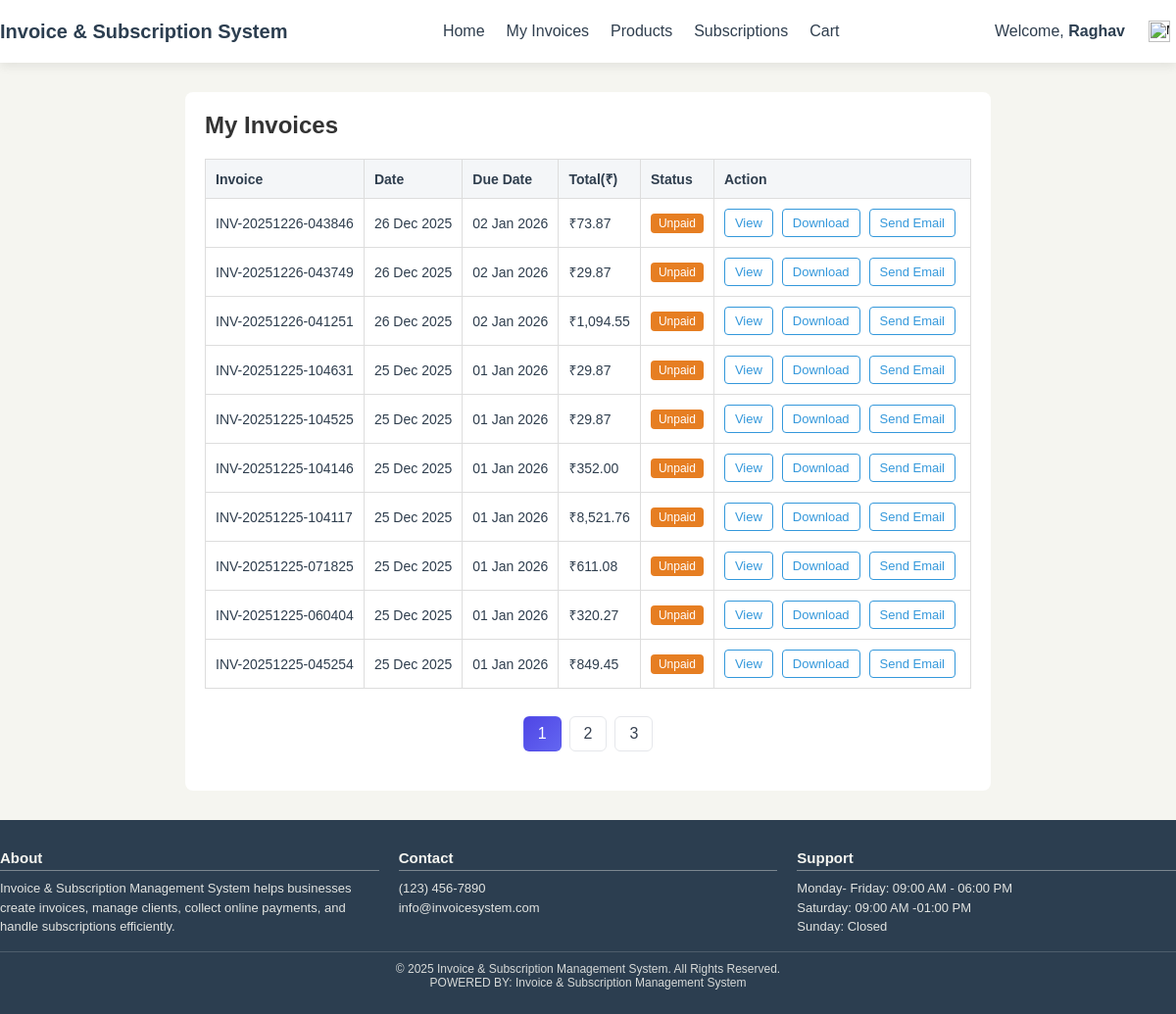
The app's page /my_invoices (signed in) with its own data.
### tables this page shows
CREATE TABLE `invoices` (
  `id` int NOT NULL,
  `created_by` int NOT NULL,
  `client_id` int NOT NULL,
  `invoice_number` varchar(50) NOT NULL,
  `invoice_date` date NOT NULL,
  `due_date` date NOT NULL,
  `subtotal` decimal(10,2) NOT NULL,
  `tax_type` enum('GST','NONE') DEFAULT 'GST',
  `tax_rate` decimal(5,2) DEFAULT '0.00',
  `tax_amount` decimal(10,2) DEFAULT '0.00',
  `discount` decimal(10,2) DEFAULT '0.00',
  `total_amount` decimal(10,2) NOT NULL,
  `status` enum('Unpaid','Sent','Paid','Overdue') NOT NULL DEFAULT 'Unpaid',
  `notes` text,
  `created_at` timestamp NULL DEFAULT CURRENT_TIMESTAMP,
  `updated_at` timestamp NULL DEFAULT CURRENT_TIMESTAMP ON UPDATE CURRENT_TIMESTAMP
);

### app/Controllers/InvoiceController.php (called while the page is built, shortened)
<?php
class InvoiceController
{
    private Invoice $invoiceModel;
    public function __construct()
    {
        $this->invoiceModel = new Invoice();
    }
    public function myInvoices()
    {
        $role   = Session::get('role');
        $currentPage = (int)($_GET['page'] ?? 1);
        $limit = 10;
        $offset = ($currentPage - 1) * $limit;
        $this->invoiceModel->updateOverdueStatuses();
        if ($role !== 'admin') {
            $allInvoices = $this->invoiceModel->getAllWithUsers();
        } else {
            $allInvoices = $this->invoiceModel->getAllInvoicesWithDetails();
        }
        $totalItems = count($allInvoices);
        $invoices = array_slice($allInvoices, $offset, $limit);
        $pagination = [
            'total'=> $totalItems,
            'per_page'=> $limit,
            'current_page'=> $currentPage,
            'total_pages'=> ceil($totalItems / $limit),
        ];
        require APP_ROOT . '/app/Views/user/my_invoices.php';
    }
}

### app/Core/Router.php (called while the page is built, shortened)
<?php
class Router
{
    private array $routes = [];
    public function get(string $path, array $handler)
    {
        $this->routes['GET'][$path] = $handler;
    }
    public function post(string $path, array $handler)
    {
        $this->routes['POST'][$path] = $handler;
    }
    public function dispatch()
    {
        $method = $_SERVER['REQUEST_METHOD'];
        $uri = parse_url($_SERVER['REQUEST_URI'], PHP_URL_PATH);
        [$controller, $action] = $this->routes[$method][$uri];
        call_user_func([new $controller, $action]);
    }
}

### public/index.php (called while the page is built, shortened)
<?php
require_once APP_ROOT . '/app/Core/Router.php';
require_once APP_ROOT . '/app/Core/Database.php';
require_once APP_ROOT . '/app/Controllers/CartController.php';
require_once APP_ROOT . '/app/Controllers/InvoiceController.php';
$router = new Router();
$router->get('/', [DashboardController::class, 'index']);
$router->get('/dashboard', [DashboardController::class, 'index']);
$router->get('/register', [AuthController::class, 'showRegister']);
$router->post('/register', [AuthController::class, 'register']);
$router->get('/login', [AuthController::class, 'showLogin']);
$router->post('/login', [AuthController::class, 'login']);
$router->get('/logout', [AuthController::class, 'logout']);
$router->get('/home', [ProductController::class, 'home']);
$router->get('/products', [ProductController::class, 'listProducts']);
$router->get('/dashboard/product', [ProductController::class, 'show']);
$router->get('/add-product', [ProductController::class, 'addProductForm']);
$router->post('/add-product', [ProductController::class, 'addProduct']);
$router->get('/dashboard/products/edit', [ProductController::class, 'editProductForm']);
$router->post('/dashboard/products/edit', [ProductController::class, 'updateProduct']);
$router->get('/dashboard/products/delete', [ProductController::class, 'deleteProduct']);
$router->get('/cart', [CartController::class, 'showCart']);
$router->post('/cart/add', [CartController::class, 'addItem']);
$router->post('/cart/update', [CartController::class, 'updateItem']);
$router->post('/cart/remove', [CartController::class, 'removeItem']);
$router->get('/cart/payment', [CartController::class, 'showPaymentPage']);
$router->post('/cart/payment/process', [CartController::class, 'processPayment']);
$router-> get('/invoice/show',[InvoiceController::class,'show']);
$router-> post('/invoice/create',[InvoiceController::class,'create']);
$router->get('/my_invoices', [InvoiceController::class, 'myInvoices']);
$router->get('/track_invoices', [InvoiceController::class, 'trackInvoices']);
$router->get('/invoice/pdf', [InvoiceController::class, 'pdf']);
$router->get('/invoice/send-email',[InvoiceController::class,'sendEmail']);
$router->get('/subscriptions', [SubscriptionController::class, 'index']);
$router->post('/subscribe', [SubscriptionController::class, 'subscribe']);
$router->post('/subscription/cancel', [SubscriptionController::class, 'cancelSubscription']);
$router->get('/payment', [PaymentController::class, 'showPaymentPage']);
$router->post('/payment/process', [PaymentController::class, 'processPayment']);
$router->get('/track_subscriptions', [SubscriptionController::class, 'trackSubscriptions']);
$router->get('/dashboard/subscription-plans', [SubscriptionPlanController::class, 'index']);
$router->post('/dashboard/subscription-plans', [SubscriptionPlanController::class, 'create']);
$router->get('/admin/plans', [SubscriptionPlanController::class, 'index']);
$router->get('/admin/plan/get', [SubscriptionPlanController::class, 'getPlan']);
$router->post('/admin/plan/save', [SubscriptionPlanController::class, 'save']);
$router->get('/admin/plan/delete', [SubscriptionPlanController::class, 'delete']);
$router->get('/settings',         [SettingController:: class,'index']);
$router->post('/settings/update', [SettingController:: class,'update']);
$router->get('/settings/company', [SettingController::class,'company']);
$router->post('/settings/company',  [SettingController::class,'company']);
$router->get('/address/list', [AddressController::class, 'getAddresses']);
$router->post('/address/add', [AddressController::class, 'addAddress']);
$router->post('/address/set-default', [AddressController::class, 'setDefaultAddress']);
$router->dispatch();

### app/Core/Database.php (called while the page is built, shortened)
<?php
class Database {
    private static ?mysqli $connection = null;
    public static function getConnection(): mysqli {
        if(self::$connection !== null){
            return self::$connection;
        }
        $host = $_ENV['DB_HOST'] ?? 'localhost';
        $user = $_ENV['DB_USERNAME'] ?? 'root';
        $pass = $_ENV['DB_PASSWORD'] ?? '';
        $name = $_ENV['DB_NAME'] ?? '';
        try {
            $conn = new mysqli($host, $user, $pass, $name);
            $conn->set_charset('utf8mb4');
        } catch (\mysqli_sql_exception $e) {
            throw new RuntimeException('Database connection failed: ' . $e->getMessage());
        }
        self::$connection = $conn;
        return self::$connection;
    }
}

### app/Core/Model.php (called while the page is built, shortened)
<?php
class Model
{
    public function __construct()
    {
        $this->db = Database::getConnection();
    }
}

### app/Models/Invoice.php (called while the page is built, shortened)
<?php
class Invoice extends Model
{
public function getAllWithUsers(): array
{
    $userId = $_SESSION['user_id'];
    $userName = $_SESSION['name'];
    $sql = "
        SELECT invoices.*
        FROM invoices
        WHERE invoices.created_by = ?
        ORDER BY invoices.created_at DESC
    ";
    $stmt = $this->db->prepare($sql);
    $stmt->bind_param("i", $userId);
    $stmt->execute();
    $result = $stmt->get_result();
    $invoices = [];
    while ($row = $result->fetch_assoc()) {
        $row['user_name'] = $userName;
        $invoices[] = $row;
    }
    return $invoices;
}
}

### app/Views/user/my_invoices.php (the view, shortened to what this page needs)
<?php require APP_ROOT . '/app/Views/layouts/header.php'; ?>
<link rel="stylesheet" href="/assets/css/invoice.css">
<div class="invoice-container">
    <h1>My Invoices</h1>
    <?php if (!empty($invoices)): ?>
        <table id="invoice-table" class="invoice-table">
            <thead>
                <tr>
                    <th>Invoice</th>
                    <th>Date</th>
                    <th>Due Date</th>
                    <th>Total(&#8377;)</th>
                    <th>Status</th>
                    <th>Action</th>
                </tr>
            </thead>
            <tbody>
                <?php foreach ($invoices as $invoice): ?>
                    <tr>
                        <td><?=htmlspecialchars($invoice['invoice_number']) ?></td>
                        <td><?=date('d M Y', strtotime($invoice['invoice_date'])) ?></td>
                        <td><?=date('d M Y', strtotime($invoice['due_date'])) ?></td>
                        <td>&#8377;<?= number_format($invoice['total_amount'], 2) ?></td>
                        <td>
                            <span class="status <?= strtolower($invoice['status']) ?>">
                                <?= ucfirst($invoice['status']) ?>
                            </span>
                        </td>
                        <td>
                            <a href="/invoice/show?id=<?= $invoice['id'] ?>" class="btn-back">View</a>
                            <a href="/invoice/pdf?id=<?= $invoice['id'] ?>" class="btn-back">Download</a>
                            <a href="/invoice/send-email?id=<?= $invoice['id'] ?>" class="btn-back">Send Email</a>
                        </td>
                    </tr>
                <?php endforeach; ?>
            </tbody>
        </table>
        <div class="pagination">
            <?php for ($i = 1; $i <= $pagination['total_pages']; $i++): ?>
                <a href="?page=<?= $i ?>" <?= $i === $pagination['current_page'] ? 'class="active"' : '' ?>>
                    <?= $i ?>
                </a>
            <?php endfor; ?>
        </div>
    <?php else: ?>
        <p class="no-data">You don't have any invoices yet.</p>
    <?php endif; ?>
</div>
<?php require APP_ROOT . '/app/Views/layouts/footer.php'; ?>

### public/assets/css/header_footer.css (style rules this page uses)
* { margin: 0; padding: 0; box-sizing: border-box; }

### public/assets/css/invoice.css (style rules this page uses)
.invoice-container { max-width: 1000px; margin: 30px auto; padding: 20px; background: #ffffff; border-radius: 8px; font-family: Arial, sans-serif; }
.invoice-container h1 { margin-bottom: 20px; font-size: 24px; color: #333; }
.invoice-table { width: 100%; border-collapse: collapse; font-size: 14px; }
.invoice-table thead { background: #f4f6f8; }
.invoice-table th, .invoice-table td { padding: 10px; border: 1px solid #ddd; text-align: left; }
.invoice-table th { font-weight: bold; }
.status { display: inline-block; padding: 3px 8px; border-radius: 4px; font-size: 12px; color: #fff; text-transform: capitalize; }
.status.unpaid { background: #e67e22; }
.btn-back { display: inline-block; padding: 6px 10px; font-size: 13px; border: 1px solid #3498db; color: #3498db; text-decoration: none; border-radius: 4px; margin-right: 5px; }

### app/Views/user/my_invoices.php (style rules this page uses)
.pagination { display: flex; justify-content: center; gap: 8px; margin-top: 28px; margin-bottom: 20px; }
.pagination a { display: inline-block; padding: 8px 14px; border-radius: 6px; text-decoration: none; color: #374151; background: #fff; border: 1px solid #e5e7eb; }
.pagination a.active { background: linear-gradient(135deg, #4f46e5, #6366f1); color: #fff; border-color: transparent; }

### records on screen
invoices: invoice_number "INV-20251226-043846", invoice_date "26 Dec 2025", due_date "02 Jan 2026", total_amount "73.87", status "Unpaid"
invoices: invoice_number "INV-20251226-043749", invoice_date "26 Dec 2025", due_date "02 Jan 2026", total_amount "29.87", status "Unpaid"
invoices: invoice_number "INV-20251226-041251", invoice_date "26 Dec 2025", due_date "02 Jan 2026", total_amount "1,094.55", status "Unpaid"
invoices: invoice_number "INV-20251225-104631", invoice_date "25 Dec 2025", due_date "01 Jan 2026", total_amount "29.87", status "Unpaid"
invoices: invoice_number "INV-20251225-104525", invoice_date "25 Dec 2025", due_date "01 Jan 2026", total_amount "29.87", status "Unpaid"
invoices: invoice_number "INV-20251225-104146", invoice_date "25 Dec 2025", due_date "01 Jan 2026", total_amount "352.00", status "Unpaid"
invoices: invoice_number "INV-20251225-104117", invoice_date "25 Dec 2025", due_date "01 Jan 2026", total_amount "8,521.76", status "Unpaid"
invoices: invoice_number "INV-20251225-071825", invoice_date "25 Dec 2025", due_date "01 Jan 2026", total_amount "611.08", status "Unpaid"
invoices: invoice_number "INV-20251225-060404", invoice_date "25 Dec 2025", due_date "01 Jan 2026", total_amount "320.27", status "Unpaid"
invoices: invoice_number "INV-20251225-045254", invoice_date "25 Dec 2025", due_date "01 Jan 2026", total_amount "849.45", status "Unpaid"

### other values on screen
Session::get('name') "Raghav"
